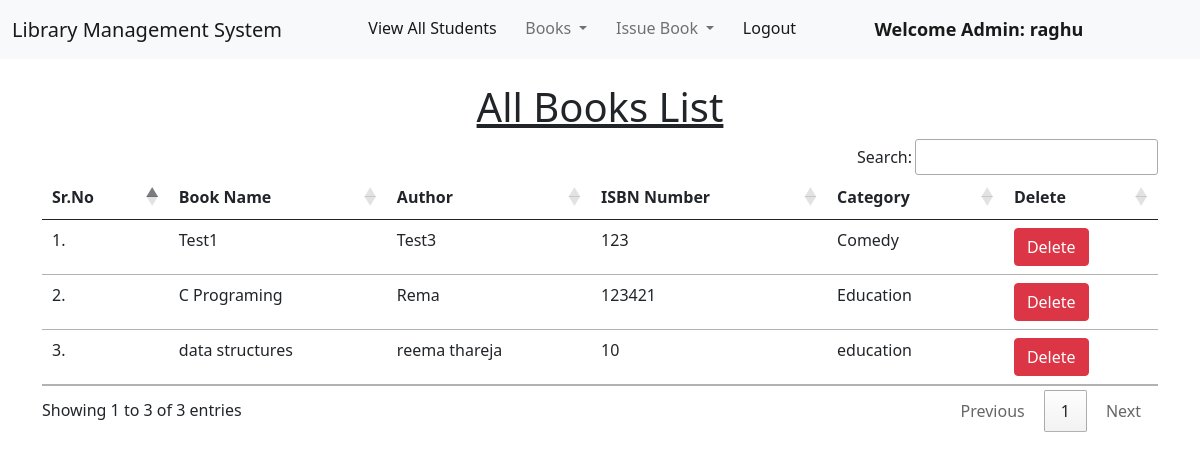
/view_books/ (signed in), run on the app's committed database.
### library/models.py (models this page shows, shortened)
class Book(models.Model):
    name = models.CharField(max_length=200)
    author = models.CharField(max_length=200)
    isbn = models.PositiveIntegerField()
    category = models.CharField(max_length=50)

### library/views.py (the view)
# urls.py: path("view_books/", views.view_books, name="view_books"),
@login_required(login_url = '/admin_login')
def view_books(request):
    books = Book.objects.all()
    return render(request, "view_books.html", {'books':books})

### library/templates/view_books.html (shortened to what this page needs)
{% extends 'admin_navbar.html' %}
{% load static %}
{% block body %}
<div class="container mt-4">
    <h1 class="text-center"><u>All Books List</u></h1>
    <table class="table table-hover" id="example">
        <thead>
            <tr>
                <th>Sr.No</th>
                <th>Book Name</th>
                <th>Author</th>
                <th>ISBN Number</th>
                <th>Category</th>
                <th>Delete</th>
            </tr>
        </thead>
        <tbody>
            {% for book in books %}
            <tr>
                <td>{{forloop.counter}}.</td>
                <td>{{book.name}}</td>
                <td>{{book.author}}</td>
                <td>{{book.isbn}}</td>
                <td>{{book.category}}</td>
                <td><a href="/delete_book/{{book.id}}/" class="btn btn-danger" onclick="return confirm('Are you sure you want to delete this book?')">Delete</a></td>
            </tr>
            {% endfor %}
        </tbody>
    </table>
    </div>
{% endblock %}

### library/templates/admin_navbar.html (shortened to what this page needs)
<!doctype html>
<html lang="en">
  <head>
    <link href="https://cdn.jsdelivr.net/npm/bootstrap@5.1.0/dist/css/bootstrap.min.css" rel="stylesheet">
    <link rel="stylesheet" href="https://cdn.datatables.net/1.10.25/css/jquery.dataTables.min.css">
    <link rel="stylesheet" href="https://cdn.datatables.net/buttons/1.7.1/css/buttons.dataTables.min.css">
  </head>
  <body>
    <nav class="navbar navbar-expand-lg navbar-light bg-light">
        <div class="container-fluid">
          <a class="navbar-brand" href="#"> Library Management System</a>
          <div class="collapse navbar-collapse" id="navbarSupportedContent">
            <ul class="navbar-nav me-auto mb-2 mb-lg-0">
              <li class="nav-item">
                <a class="nav-link active" aria-current="page" href="/view_students/">View All Students</a>
              </li>
              <li class="nav-item dropdown">
                <a class="nav-link dropdown-toggle" href="#" id="navbarDropdown" role="button" data-bs-toggle="dropdown" aria-expanded="false">
                  Books
                </a>
              </li>
              <li class="nav-item dropdown">
                <a class="nav-link dropdown-toggle" href="#" id="navbarDropdown" role="button" data-bs-toggle="dropdown" aria-expanded="false">
                  Issue Book
                </a>
              </li>
              <li class="nav-item">
                <a class="nav-link active" aria-current="page" href="/logout/">Logout</a>
              </li>
              <li class="nav-item">
                <a style="font-weight:600; font-family:'Segoe UI', Tahoma, Geneva, Verdana, sans-serif; font-size: large;" class="nav-link active" href="#">Welcome Admin: {{request.user}}</a>
              </li>
            </ul>
          </div>
        </div>
      </nav>
      {% block body %}
      {% endblock %}
  </body>
</html>

### data on the page
Book: name "Test1", author "Test3", isbn "123", category "Comedy"
Book: name "C Programing", author "Rema", isbn "123421", category "Education"
Book: name "data structures", author "reema thareja", isbn "10", category "education"

### other printed values
{{ request.user }} "raghu"
